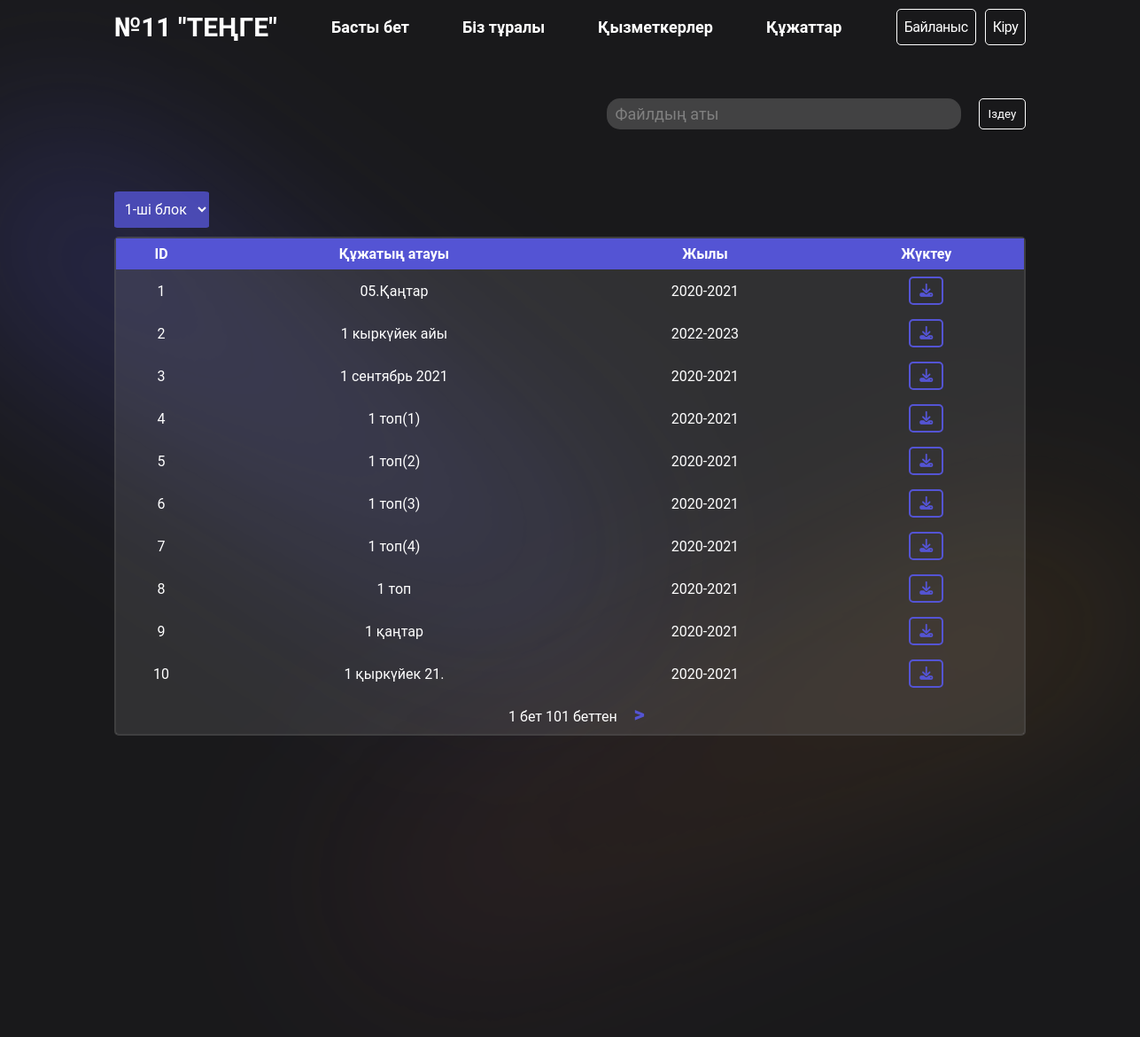
/all_files/, run on an earlier commit of the app's database.
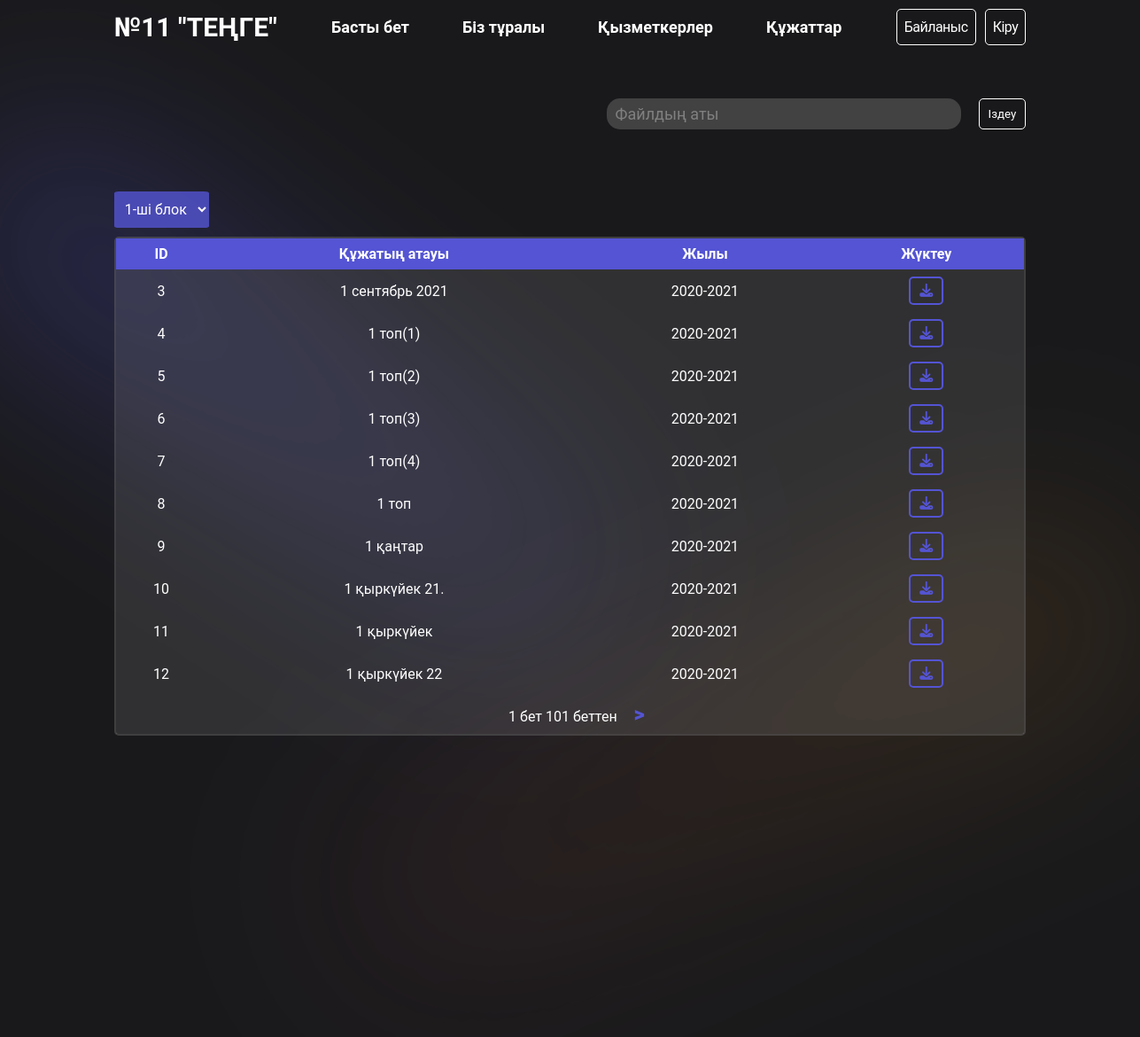
And on a later commit of the database.
### app/models.py (models this page shows, shortened)
class File(models.Model):
    year_choices = [('2020-2021', '2020-2021'),
                    ('2021-2022', '2021-2022'),
                    ('2022-2023', '2022-2023'),
                    ('2023-2024', '2023-2024')]
    tag_choices = [
                   ('common', 'Анықталмаған'),
                   ('schedule', 'Кесте'),
                   ('course', 'Курс'),
                   ('methodist_cyclogram', 'Әдіскер циклограмасы'),
                   ('mad', 'МАД'),
                   ('methodist_monitoring', 'Әдіскер мониторинг'),
                   ('personal_development_map', 'Жеке даму картасы'),
                   ('monitoring', 'Мониторинг'),
                   ('group_cyclogram', 'Топтың циклограммасы'),
                   ('year_plan', 'Жалдық жоспар'),
                   ('gpp', 'Топтардың перспективалық жоспарлары'),
                   ('about', 'Біз туралы')]
    name = models.CharField(max_length=255)
    file = models.FileField(upload_to='pdf/', max_length=255)
    tag = models.CharField(
        max_length=100, default='common', choices=tag_choices)
    year = models.CharField(max_length=10, choices=year_choices)
    block = models.CharField(max_length=10, choices=block_choices)

### app/views.py (the view)
# urls.py: path('all_files/', AllFiles.as_view(template_name='all_files.html'), name='all_files'),
class AllFiles(generic.ListView):
    model = File
    template_name = 'all_files.html'
    context_object_name = 'files'
    paginate_by = 10
    def get_queryset(self):
        queryset = File.objects.filter(tag='common')
        block = self.request.GET.get('block')
        if block:
            queryset = queryset.filter(block=str(block))
        else:
            queryset = queryset.filter(block='1')
        return queryset

### templates/all_files.html (shortened to what this page needs)
{% extends 'base.html' %}
{% block content %}
<div style="display: flex; justify-content: space-between; align-items: center;">
  <select name="block" id="block" class="custom-select">
    <option value="1" {% if request.GET.block == "1" %}selected{% endif %}>1-ші блок</option>
  </select>
</div>
<table>
  <tbody>
    <tr class="table-head">
      <th>ID</th>
      <th>Құжатың атауы</th>
      <th>Жылы</th>
      <th>Жүктеу</th>
    </tr>
    {% for file in files %}
    <tr>
      <td>{{ file.id }}</td>
      <td><a href="{{ file.file.url }}" target="_blank">{{ file.name }}</a></td>
      <td>{{ file.year }}</td>
      <td>
        <a href="{{ file.file.url }}" download> <button><i class="fa-solid fa-download"></i></button></a>
      </td>
    </tr>
    {% endfor %}
    <tr>
      <td colspan="4">
        <span style="margin-inline: 15px;">
          {{page_obj.number}} бет {{page_obj.paginator.num_pages}} беттен
        </span>
        {% if page_obj.has_next %}
        <a
          {% if request.GET.block %}
            href="?block={{request.GET.block}}&page={{page_obj.next_page_number}}"
          {% else %}
            href="?page={{page_obj.next_page_number}}"
          {% endif %}
          style="color: #5454d4;
          text-decoration: none;
          font-size: 24px;
          font-weight: 900;">
          >
        </a>
        {% endif %}
      </td>
    </tr>
  </tbody>
</table>
{% endblock %}

### templates/base.html (shortened to what this page needs)
{% load static %}
<!DOCTYPE html>
<html lang="en">
<head>
  <link rel="stylesheet" href="{% static 'style.css' %}" />
</head>
<body>
  <nav>
    <div class="logo">№11 "TЕҢГЕ"</div>
    <ul>
      <a href="/">
        <li>Басты бет</li>
      </a>
      <a href="{% url 'about' %}">
        <li>Біз тұралы</li>
      </a>
      <a href="{% url 'teachers' %}">
        <li>Қызметкерлер</li>
      </a>
      <div class="dropdown">
        <button class="dropdown-button">Құжаттар</button>
        </div>
    </ul>
    <div style="display: flex; gap: 10px;">
      <a href="/#contacts" class="contact">Байланыс</a>
      {% if request.user.is_authenticated %}
        <a href="{% url 'custom_logout' %}" class="contact">Шығу</a>
      {% else %}
        <a href="{% url 'custom_admin_login' %}" class="contact">Кіру</a>
      {% endif %}
    </div>
  </nav>
  <div class="cold"></div>
  <div class="warm"></div>
  <form class="search" method="POST" action="{% url 'search' %}">
    <input placeholder="Файлдың аты" type="search" name="searched">
    <button type="submit">Іздеу</button>
  </form>
  <main class="container">{% block content %} {% endblock %}</main>
</body>
</html>

### static/style.css (style rules this page uses)
* { margin: 0; padding: 0; box-sizing: border-box; font-family: "Roboto", sans-serif; }
html { scroll-behavior: smooth; }
body { display: flex; flex-direction: column; height: 100vh; background: #19191b; color: #fff; overflow-x: hidden; }
.container { width: 80%; margin: 40px auto; }
.cold { border-radius: 233.5px; background: linear-gradient( 180deg, rgba(84, 84, 212, 0.27) 0%, rgba(84, 84, 212, 0.11) 100% ); filter: blur(100px); position: absolute; transform: rotate(-54.374deg); width: 267px; max-height: 900.793px; height: 100%; left: 15%; z-index: -10; flex-shrink: 0; }
.warm { border-radius: 233.5px; background: linear-gradient( 180deg, rgba(251, 168, 28, 0.11) 0%, rgba(224, 86, 136, 0.06) 100% ); filter: blur(100px); position: absolute; transform: rotate(65.712deg); width: 267px; max-height: 1000px; height: 100%; right: 25%; top: 30%; flex-shrink: 0; z-index: -10; }
nav { background-color: transparent; justify-content: space-between; margin-inline: auto; display: flex; align-items: center; width: 80%; }
.contact { display: block; width: fit-content; color: #fff; text-align: center; font-size: 16px; font-style: normal; font-weight: 400; line-height: normal; letter-spacing: -0.5px; border-radius: 5px; border: 1px solid #fff; backdrop-filter: blur(1px); text-decoration: none; padding: 10px 8px; transition: all; }
ul > a { text-decoration: none; color: #fff; }
.logo { font-size: 30px; font-weight: 600; color: #fff; }
nav > ul, footer > ul { display: flex; align-items: center; list-style: none; padding: 10px 10px; flex-wrap: wrap; font-weight: 500; gap: 40px; }
nav > ul > a > li { font-size: 18px; font-weight: 600; padding: 10px 10px; cursor: pointer; color: white; transition: color 0.3s, border-bottom 0.3s; position: relative; }
nav > ul > a > li::after { content: ""; position: absolute; bottom: 0; left: 0; right: 0; height: 2px; background-color: white; transform: scaleX(0); transform-origin: center; transition: transform 0.3s; }
.dropdown-button { background-color: transparent; color: white; padding: 10px; border: none; cursor: pointer; font-size: 18px; font-weight: 600; position: relative; }
.dropdown-button::after { content: ""; position: absolute; bottom: 0; left: 0; right: 0; height: 2px; background-color: white; transform: scaleX(0); transform-origin: center; transition: transform 0.3s; }
table { margin: 0; width: 100%; border: 2px solid #6c6c6c75; padding: 0; border-spacing: 0; border-radius: 5px; }
tr > td { padding: 8px; margin: 0; background-color: rgba(255, 255, 255, 0.1); }
th, td { padding: 8px; }
.table-head { color: white; text-align: left; background-color: #5454d4; z-index: 2; }
tr > td > a { color: white; text-decoration: none; }
tbody tr td button { margin: 0; padding: 5px 10px; color: #5454d4; background: none; border-radius: 5px; font-weight: 500; font-size: 15px; border: 2px solid #5454d4; cursor: pointer; }
table > tbody > tr > th { text-align: center; }
table { text-align: center; }
.custom-select { color: #fff; outline: none; border: none; background-color: #5454d4cc; padding: 10px 8px; border-radius: 5%; font-size: 16px; cursor: pointer; margin: 10px 0; }
.custom-select > option { background-color: #5454d4cc; }
.search { width: 80%; display: flex; justify-content: end; margin: 50px auto 20px auto; gap: 20px; }
.search input { width: 400px; padding: 7px 10px; font-size: 18px; outline: none; border-radius: 15px; border: none; background-color: #99999951; caret-color: white; color: white; }
.search input::placeholder { color: grey; }
.search button { color: white; background-color: transparent; border: 1px solid white; padding: 7px 10px; border-radius: 5px; cursor: pointer; }

What changed in the data, as far as the page shows it:
removed File: id "1", name "05.Қаңтар", year "2020-2021"
removed File: id "2", name "1 кыркүйек айы", year "2022-2023"
now on this page (row unchanged): File: id "11", name "1 қыркүйек", year "2020-2021"
now on this page (row unchanged): File: id "12", name "1 қыркүйек 22", year "2020-2021"
